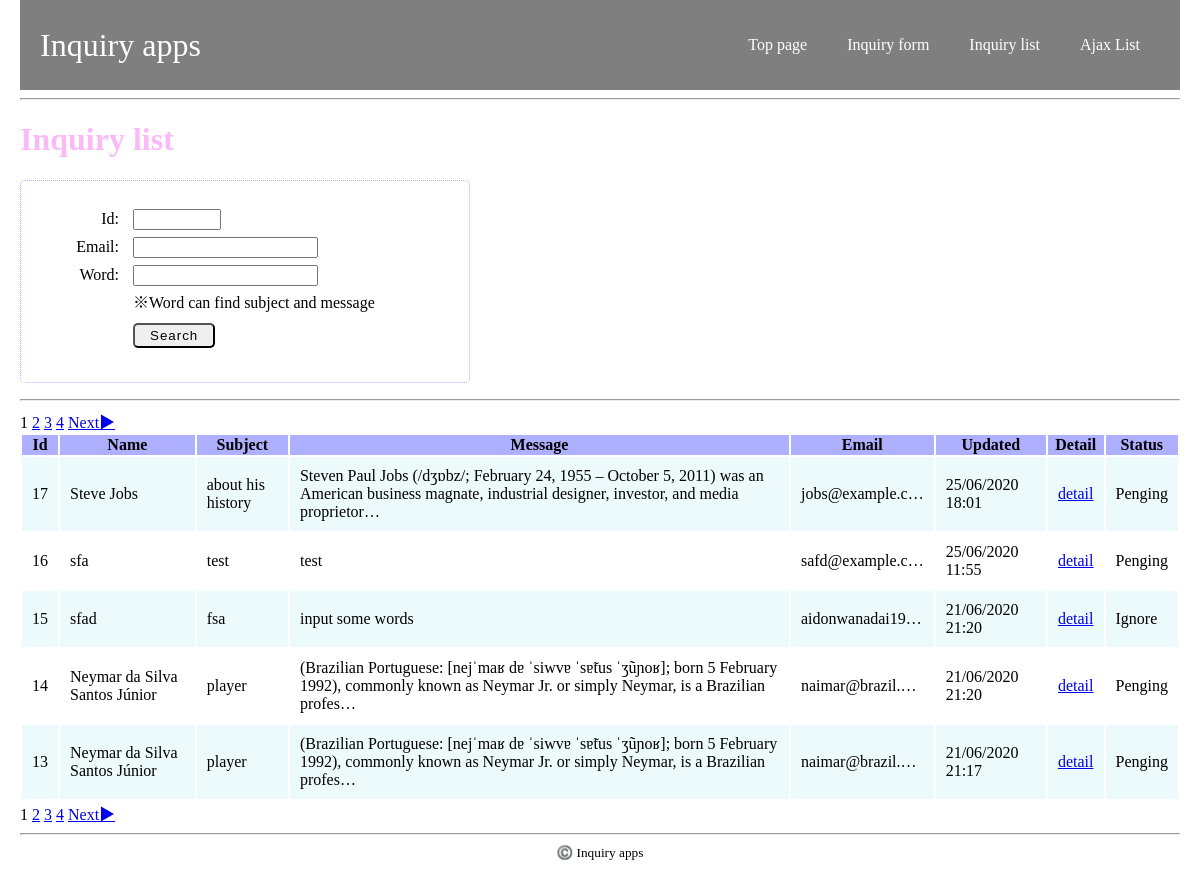
The app's page /inquiry/list/, older data.
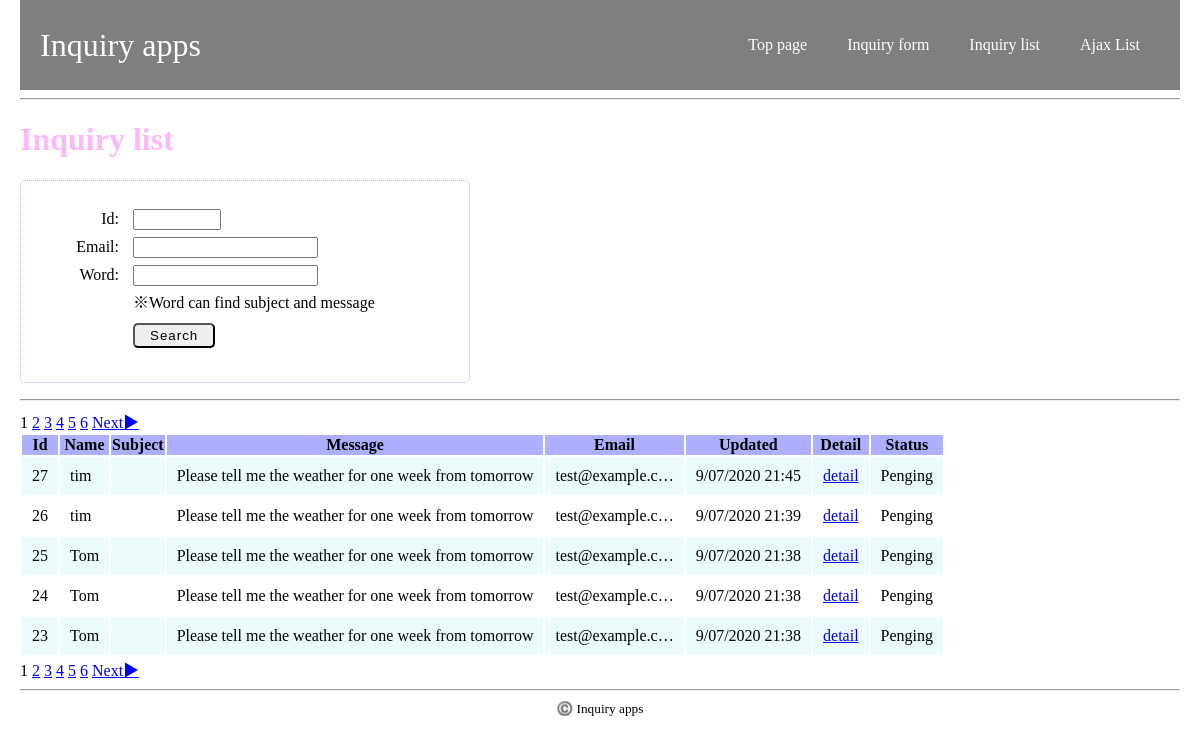
The same page, newer data.
### inquiry_apps/models.py (models this page shows, shortened)
class Inquiry(models.Model):
    class Meta:
        db_table = 'inquiry'
    name = models.CharField(verbose_name='name',
                                max_length=255)
    subject = models.CharField(verbose_name='subject',
                                max_length=255)
    message = models.CharField(verbose_name='message',
                                max_length=500)
    email = models.EmailField(verbose_name='email')
    created_at = models.DateTimeField(verbose_name='created_at',
                                        auto_now_add=True)
    updated_at = models.DateTimeField(verbose_name='updated_at',
                                        auto_now_add=True)
    class InquiryStatus():
        Pending = 0
        Ignore = 1
        Completed = 2
    INQUIRY_STATUS_CHOICES = [
        (InquiryStatus.Pending, 'Pending'),
        (InquiryStatus.Ignore, 'Ignore'),
        (InquiryStatus.Completed, 'Completed'),
    ]
    inquiry_status = models.IntegerField(
        verbose_name='inquiry_status',
        choices=INQUIRY_STATUS_CHOICES,
        default=0
    )

### inquiry_apps/views.py (the view)
# urls.py: path('inquiry/list/', views.inquiry_list, name='inquiry_list'),
@require_http_methods(['GET'])
def inquiry_list(request):
    qs = Inquiry.objects.order_by('-updated_at')
    form = InquiryFindForm(request.GET)
    if not form.is_valid():
        return render(request, 'inquiry_apps/inquiry_list.html', {'form': form})
    if form.is_valid():
        id_int = form.cleaned_data['id']
        email_str = form.cleaned_data['email']
        page_int = form.cleaned_data['page']
        word_str = form.cleaned_data['word']
    if email_str is not None:
        qs = qs.filter(email__contains=email_str)
    if id_int is not None:
        qs = qs.filter(id=id_int)
    if word_str is not None:
        qs = qs.filter(Q(subject__contains=word_str) |
                        Q(message__contains=word_str))
    next_page_href = _some_page_href(id_int, email_str, page_int+1, word_str)
    prev_page_href = _some_page_href(id_int, email_str, page_int-1, word_str)
    paginator = Paginator(qs, 5)
    try:
        inquiries_page = paginator.page(page_int)
    except EmptyPage:
        raise Http404('Page does not exist')
    context = {
        'form': form,
        'inquiries_page': inquiries_page,
        'search_email': email_str,
        'next_page_href': next_page_href,
        'prev_page_href': prev_page_href,
    }
    template = loader.get_template('inquiry_apps/inquiry_list.html')
    return HttpResponse(template.render(context, request))

### inquiry_apps/forms.py
class InquiryFindForm(forms.Form):
    id = forms.IntegerField(required=False,
                                min_value=1,
                                max_value=100000)
    email = forms.CharField(required=False,
                                max_length=255)
    page = forms.IntegerField(required=False,
                                max_value=10000,
                                min_value=1,)
    word = forms.CharField(required=False,
                            max_length=1000)
    def clean(self):
        cleaned_data = super().clean()
        return cleaned_data
    def clean_id(self):
        find_id = self.cleaned_data['id']
        return find_id
    def clean_email(self):
        email = self.cleaned_data['email']
        return email
    def clean_page(self):
        page =self.cleaned_data['page']
        if page == None:
            page = 1
        return page
    def clean_word(self):
        word = self.cleaned_data['word']
        return word

### inquiry_apps/templates/inquiry_apps/inquiry_list.html (shortened to what this page needs)
{% extends 'inquiry_apps/base.html' %}
{% block content %}
<h1>Inquiry list</h1>
<form method="get">
    <ul class="search_inquiry_form">
        <li>
            <label for="id">Id:</label>
            <span class="input_field">{{ form.id }}{{ form.id.errors }}</span>
        </li>
        <li>
            <label for="">Email:</label>
            <span class="input_field">{{ form.email }}{{ form.email.erros }}</span>
        </li>
        <li>
            <label for="">Word:</label>
            <span class="input_field">{{ form.word }}{{ form.word.erros }}</span>
        </li>
        <li>
            <span>※Word can find subject and message</span>
        </li>
        <li>
            <button type="submit" class="btn">Search</button>
        </li>
    </ul>
</form>
<hr>
{% for num in inquiries_page.paginator.page_range %}
{% if inquiries_page.number == num %}
<span>{{ num }}</span>
{% else %}
<a href="?email={{ search_email }}&page={{ num }}">{{ num }}</a>
{% endif %}
{% endfor %}
{% if inquiries_page.has_next %}
<a href="{{ next_page_href }}">Next▶︎</a>
{% endif %}
<table class="inquiry_list_table">
    <thead>
        <tr>
            <th>Id</th>
            <th>Name</th>
            <th>Subject</th>
            <th>Message</th>
            <th>Email</th>
            <th>Updated</th>
            <th>Detail</th>
            <th>Status</th>
        </tr>
    </thead>
    <tbody>
        {% for inquiry in inquiries_page %}
        <tr>
            <td>{{ inquiry.id }}</td>
            <td><div class="container"><span>Name</span><span>{{ inquiry.name|truncatechars:30 }}</span></div></td>
            <td><div class="container"><span>Subject</span><span>{{ inquiry.subject|truncatechars:100 }}</span></div></td>
            <td><div class="container"><span>Message</span><span>{{ inquiry.message|truncatechars:150 }}</span></div></td>
            <td><div class="container"><span>Email</span><span>{{ inquiry.email|truncatechars:15 }}</span></div></td>
            <td><div class="container"><span>Updated</span><span>{{ inquiry.updated_at|date:"j/m/Y H:i " }}</span></div></td>
            <td><div class="container"><span>Detail</span><span><a href="{% url 'inquiry_apps:comment_list' inquiry.id %}">detail</a></span></div></td>
            <td>
                <div class="container"><span>Status</span><span>
                {% if inquiry.inquiry_status == inquiry.InquiryStatus.Pending %}
                Penging
                {% elif inquiry.inquiry_status == inquiry.InquiryStatus.Ignore %}
                Ignore
                {% else %}
                Competed
                {% endif %}
                </span></div>
            </td>
        </tr>
        {% endfor %}
    </tbody>
</table>
{% for num in inquiries_page.paginator.page_range %}
{% if inquiries_page.number == num %}
<span>{{ num }}</span>
{% else %}
<a href="?email={{ search_email }}&page={{ num }}">{{ num }}</a>
{% endif %}
{% endfor %}
{% if inquiries_page.has_next %}
<a href="{{ next_page_href }}">Next▶︎</a>
{% endif %}
{% endblock %}

Row changes from the older to the newer data that the page shows:
no longer on this page (row unchanged): Inquiry: id "17", name "Steve Jobs", subject "about his history", message "Steven Paul Jobs (/dʒɒbz/; February 24, 1955 – October 5, 2011) was an American business magnate, industrial designer, investor, and media proprietor…", email "jobs@example.c…", updated_at "25/06/2020 18:01", inquiry_status "Penging"
no longer on this page (row unchanged): Inquiry: id "16", name "sfa", subject "test", message "test", email "safd@example.c…", updated_at "25/06/2020 11:55", inquiry_status "Penging"
no longer on this page (row unchanged): Inquiry: id "15", name "sfad", subject "fsa", message "input some words", email "aidonwanadai19…", updated_at "21/06/2020 21:20", inquiry_status "Ignore"
no longer on this page (row unchanged): Inquiry: id "14", name "Neymar da Silva Santos Júnior", subject "player", message "(Brazilian Portuguese: [nejˈmaʁ dɐ ˈsiwvɐ ˈsɐ̃tus ˈʒũɲoʁ]; born 5 February 1992), commonly known as Neymar Jr. or simply Neymar, is a Brazilian profes…", email "naimar@brazil.…", updated_at "21/06/2020 21:20", inquiry_status "Penging"
no longer on this page (row unchanged): Inquiry: id "13", name "Neymar da Silva Santos Júnior", subject "player", message "(Brazilian Portuguese: [nejˈmaʁ dɐ ˈsiwvɐ ˈsɐ̃tus ˈʒũɲoʁ]; born 5 February 1992), commonly known as Neymar Jr. or simply Neymar, is a Brazilian profes…", email "naimar@brazil.…", updated_at "21/06/2020 21:17", inquiry_status "Penging"
added Inquiry: id "27", name "tim", message "Please tell me the weather for one week from tomorrow", email "test@example.c…", updated_at "9/07/2020 21:45", inquiry_status "Penging"
added Inquiry: id "26", name "tim", message "Please tell me the weather for one week from tomorrow", email "test@example.c…", updated_at "9/07/2020 21:39", inquiry_status "Penging"
added Inquiry: id "25", name "Tom", message "Please tell me the weather for one week from tomorrow", email "test@example.c…", updated_at "9/07/2020 21:38", inquiry_status "Penging"
added Inquiry: id "24", name "Tom", message "Please tell me the weather for one week from tomorrow", email "test@example.c…", updated_at "9/07/2020 21:38", inquiry_status "Penging"
added Inquiry: id "23", name "Tom", message "Please tell me the weather for one week from tomorrow", email "test@example.c…", updated_at "9/07/2020 21:38", inquiry_status "Penging"
Text that changed along with them:
new list line: "5"
new list line: "6"
